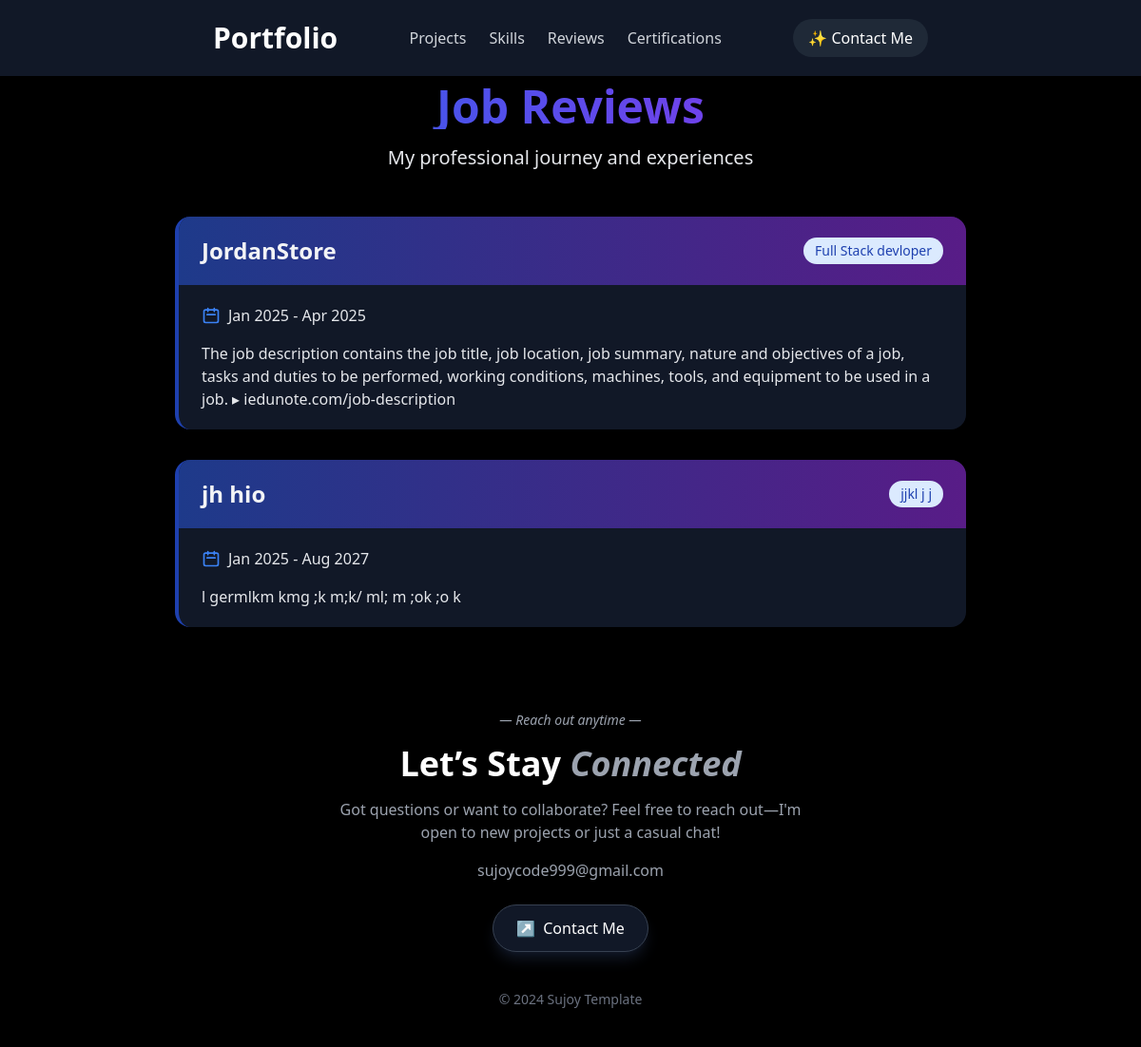
The app's page /review/, older data.
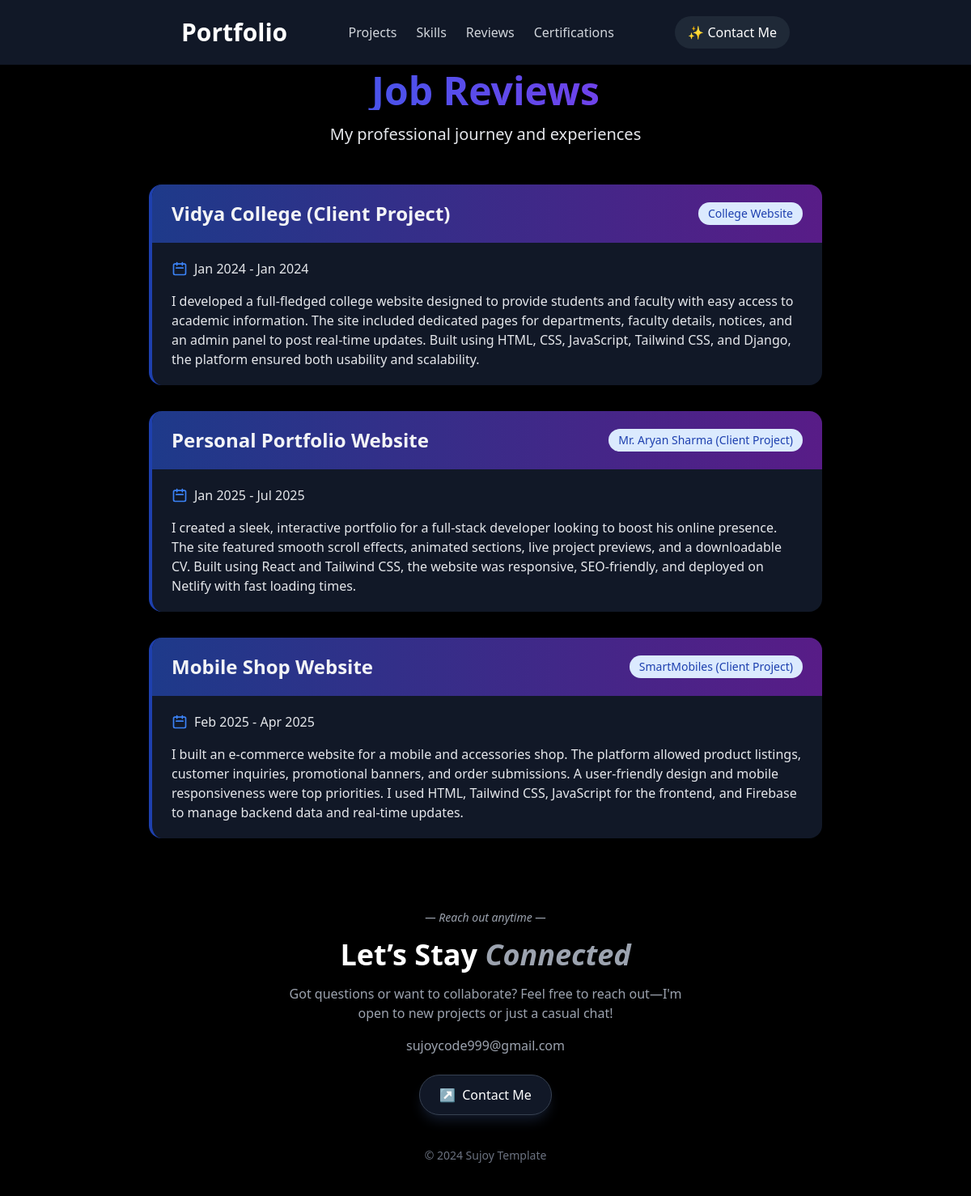
The same page, newer data.
### pages/models.py (models this page shows, shortened)
class experience(models.Model):
    company_name = models.CharField(max_length=255)
    job_title = models.CharField(max_length=100)
    start_date = models.DateField()
    end_date = models.DateField()
    description = models.TextField()

### pages/views.py (the view)
# urls.py: path('review/', views.review, name='review'),
def review(request):
    experiences = experience.objects.all()
    return render(request, 'reviews.html', {'reviews': experiences})

### templates/reviews.html (shortened to what this page needs)
{% extends "base.html" %}
{% load static %}
{% block content %}
<div class="max-w-4xl mx-auto px-4 sm:px-6 lg:px-8 py-12">
    <div class="text-center mb-12">
        <h1 class="text-4xl font-extrabold text-gray-200 sm:text-5xl mb-4 bg-gradient-to-r from-blue-600 to-purple-600 bg-clip-text text-transparent">
        </h1>
        <p class="mt-3 max-w-2xl mx-auto text-xl text-gray-200 sm:mt-4">
            My professional journey and experiences
        </p>
    </div>
    <div class="space-y-8">
        {% for review in reviews %}
        <div class="relative bg-gray-900 shadow-xl rounded-2xl overflow-hidden transition-all duration-300 hover:shadow-2xl hover:-translate-y-1 border-l-4 border-blue-800">
            <div class="bg-gradient-to-r from-blue-900 to-purple-900 px-6 py-5">
                <div class="flex flex-col sm:flex-row sm:items-center sm:justify-between">
                    <h2 class="text-2xl font-bold text-gray-100">
                        {{ review.company_name }}
                    </h2>
                    <span class="mt-2 sm:mt-0 inline-flex items-center px-3 py-1 rounded-full text-sm font-medium bg-blue-100 text-blue-800">
                        {{ review.job_title }}
                    </span>
                </div>
            </div>
            <div class="px-6 py-5">
                <div class="flex items-center text-gray-200 mb-4">
                    <svg class="w-5 h-5 mr-2 text-blue-500" fill="none" stroke="currentColor" viewBox="0 0 24 24" xmlns="http://www.w3.org/2000/svg">
                        <path stroke-linecap="round" stroke-linejoin="round" stroke-width="2" d="M8 7V3m8 4V3m-9 8h10M5 21h14a2 2 0 002-2V7a2 2 0 00-2-2H5a2 2 0 00-2 2v12a2 2 0 002 2z"></path>
                    </svg>
                    <span>
                        {{ review.start_date|date:"M Y" }} - {{ review.end_date|date:"M Y" }}
                    </span>
                </div>
                <div class="prose prose-blue max-w-none text-gray-200">
                    {{ review.description|linebreaks }}
                </div>
            </div>
        </div>
        {% endfor %}
    </div>
</div>
{% endblock %}

Row changes from the older to the newer data that the page shows:
removed experience: company_name "JordanStore", job_title "Full Stack devloper", start_date "Jan 2025", end_date "Apr 2025", description "The job description contains the job title, job location, job summary, nature and objectives of a job, tasks and duties to be performed, working conditions, machines, tools, and equipment to be used in a job. ▸ iedunote.com/job-description"
removed experience: company_name "jh hio", job_title "jjkl j j", start_date "Jan 2025", end_date "Aug 2027", description "l germlkm kmg ;k m;k/ ml; m ;ok ;o k"
added experience: company_name "Vidya College (Client Project)", job_title "College Website", start_date "Jan 2024", end_date "Jan 2024", description "I developed a full-fledged college website designed to provide students and faculty with easy access to academic information. The site included dedicated pages for departments, faculty details, notices, and an admin panel to post real-time updates. Built using HTML, CSS, JavaScript, Tailwind CSS, and Django, the platform ensured both usability and scalability."
added experience: company_name "Personal Portfolio Website", job_title "Mr. Aryan Sharma (Client Project)", start_date "Jan 2025", end_date "Jul 2025", description "I created a sleek, interactive portfolio for a full-stack developer looking to boost his online presence. The site featured smooth scroll effects, animated sections, live project previews, and a downloadable CV. Built using React and Tailwind CSS, the website was responsive, SEO-friendly, and deployed on Netlify with fast loading times."
added experience: company_name "Mobile Shop Website", job_title "SmartMobiles (Client Project)", start_date "Feb 2025", end_date "Apr 2025", description "I built an e-commerce website for a mobile and accessories shop. The platform allowed product listings, customer inquiries, promotional banners, and order submissions. A user-friendly design and mobile responsiveness were top priorities. I used HTML, Tailwind CSS, JavaScript for the frontend, and Firebase to manage backend data and real-time updates."
